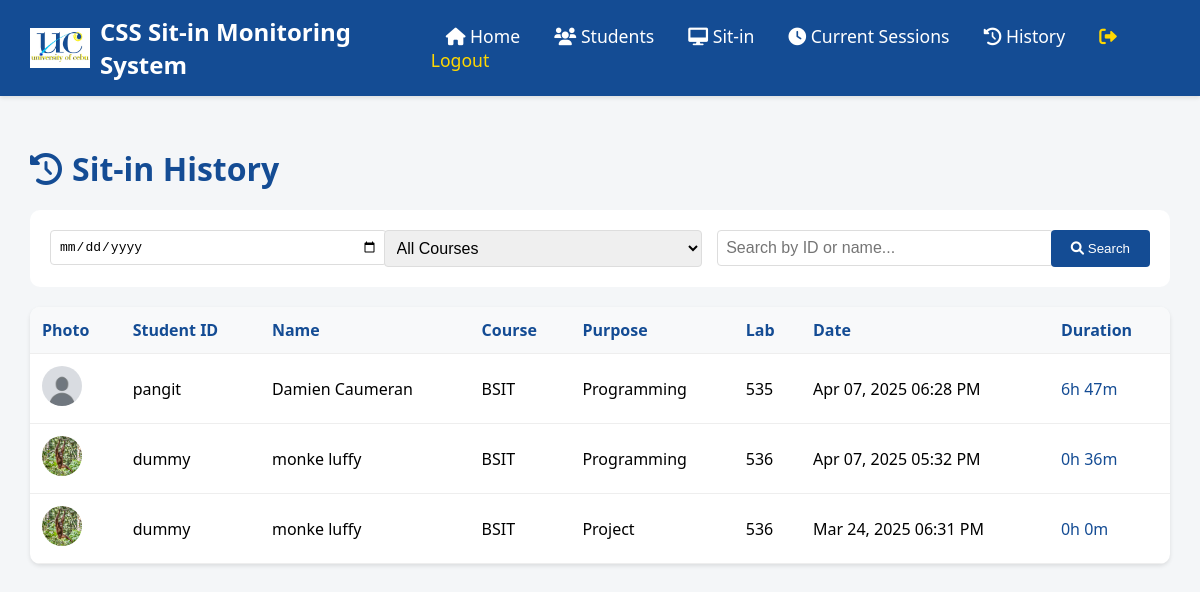
The page /admin_sitin_history.php (signed in) on the database its author committed.
### tables this page shows
CREATE TABLE `sitin` (
  `id` int(11) NOT NULL,
  `student_id` varchar(50) NOT NULL,
  `purpose` varchar(100) NOT NULL,
  `lab` varchar(50) NOT NULL,
  `sessions` int(11) NOT NULL,
  `date_created` datetime DEFAULT current_timestamp(),
  `end_time` datetime DEFAULT NULL,
  `status` varchar(20) DEFAULT 'active'
);

CREATE TABLE `users` (
  `ID` int(11) NOT NULL,
  `Lastname` varchar(255) NOT NULL,
  `Firstname` varchar(255) NOT NULL,
  `Midname` varchar(255) NOT NULL,
  `course` varchar(50) NOT NULL,
  `year_level` int(11) NOT NULL,
  `username` varchar(255) NOT NULL,
  `password` varchar(255) NOT NULL,
  `PROFILE_IMG` varchar(255) DEFAULT 'images/default.jpg',
  `role` varchar(20) DEFAULT 'user',
  `sessions_remaining` int(11) DEFAULT 30
);

### admin_sitin_history.php (the view, shortened to what this page needs)
<?php
include("connect.php");
$date_filter = isset($_GET['date']) ? $_GET['date'] : '';
$search = isset($_GET['search']) ? $_GET['search'] : '';
$query = "SELECT s.*, u.Firstname, u.Lastname, u.PROFILE_IMG, u.course, u.year_level
          FROM sitin s
          JOIN users u ON s.student_id = u.username
          WHERE s.status = 'completed'";
$query .= " ORDER BY s.date_created DESC";
$stmt = mysqli_prepare($conn, $query);
mysqli_stmt_execute($stmt);
$result = mysqli_stmt_get_result($stmt);
?>
<!DOCTYPE html>
<html lang="en">
<head>
    <link rel="stylesheet" href="https://cdnjs.cloudflare.com/ajax/libs/font-awesome/6.0.0/css/all.min.css">
</head>
<body>
    <div class="navbar">
        <a href="#" class="navbar-brand">
            <img src="UC logo.jpg" alt="UC Logo">
            CSS Sit-in Monitoring System
        </a>
        <div class="navbar-links">
            <a href="admin_dashboard.php"><i class="fas fa-home"></i> Home</a>
            <a href="admin_students.php"><i class="fas fa-users"></i> Students</a>
            <a href="admin_sitin.php"><i class="fas fa-desktop"></i> Sit-in</a>
            <a href="admin_current_sitin.php"><i class="fas fa-clock"></i> Current Sessions</a>
            <a href="admin_sitin_history.php"><i class="fas fa-history"></i> History</a>
            <a href="logout.php" style="color: var(--accent-color);"><i class="fas fa-sign-out-alt"></i> Logout</a>
        </div>
    </div>
    <div class="main-content">
        <h1 class="page-title">
            <i class="fas fa-history"></i>
            Sit-in History
        </h1>
        <form method="GET" class="filters">
            <div class="filter-item">
                <input type="date" name="date" value="<?php echo htmlspecialchars($date_filter); ?>">
            </div>
            <div class="filter-item">
                <select name="course">
                    <option value="">All Courses</option>
                </select>
            </div>
            <div class="filter-item">
                <input type="text" name="search" placeholder="Search by ID or name..." value="<?php echo htmlspecialchars($search); ?>">
            </div>
            <button type="submit" class="search-btn">
                <i class="fas fa-search"></i> Search
            </button>
        </form>
        <?php if (mysqli_num_rows($result) > 0): ?>
            <table class="history-table">
                <thead>
                    <tr>
                        <th>Photo</th>
                        <th>Student ID</th>
                        <th>Name</th>
                        <th>Course</th>
                        <th>Purpose</th>
                        <th>Lab</th>
                        <th>Date</th>
                        <th>Duration</th>
                    </tr>
                </thead>
                <tbody>
                    <?php while($session = mysqli_fetch_assoc($result)):
                        $start_time = strtotime($session['date_created']);
                        $end_time = strtotime($session['end_time']);
                        $duration = $end_time - $start_time;
                        $hours = floor($duration / 3600);
                        $minutes = floor(($duration % 3600) / 60);
                    ?>
                    <tr>
                        <td>
                            <img src="<?php echo !empty($session['PROFILE_IMG']) ? htmlspecialchars($session['PROFILE_IMG']) : 'images/default.jpg'; ?>"
                                 alt="Student Photo"
                                 class="student-avatar">
                        </td>
                        <td><?php echo htmlspecialchars($session['student_id']); ?></td>
                        <td><?php echo htmlspecialchars($session['Firstname'] . ' ' . $session['Lastname']); ?></td>
                        <td><?php echo htmlspecialchars($session['course']); ?></td>
                        <td><?php echo htmlspecialchars($session['purpose']); ?></td>
                        <td><?php echo htmlspecialchars($session['lab']); ?></td>
                        <td><?php echo date('M d, Y h:i A', strtotime($session['date_created'])); ?></td>
                        <td class="duration"><?php echo "{$hours}h {$minutes}m"; ?></td>
                    </tr>
                    <?php endwhile; ?>
                </tbody>
            </table>
        <?php endif; ?>
    </div>
</body>
</html>

### admin_sitin_history.php (style rules this page uses)
:root { --primary-color: #144c94; --secondary-color: #2c6a85; --accent-color: #ffd700; --light-bg: #f4f6f8; }
body { font-family: 'Segoe UI', Tahoma, Geneva, Verdana, sans-serif; margin: 0; padding: 0; background-color: var(--light-bg); }
.navbar { background-color: var(--primary-color); padding: 15px 30px; display: flex; justify-content: space-between; align-items: center; box-shadow: 0 2px 4px rgba(0,0,0,0.1); }
.navbar-brand { display: flex; align-items: center; color: white; text-decoration: none; font-size: 1.5em; font-weight: bold; }
.navbar-brand img { height: 40px; margin-right: 10px; }
.navbar-links a { color: white; text-decoration: none; margin: 0 15px; font-size: 1.1em; transition: color 0.3s; }
.main-content { padding: 30px; max-width: 1200px; margin: 0 auto; }
.page-title { margin-bottom: 20px; color: var(--primary-color); display: flex; align-items: center; gap: 10px; }
.filters { background: white; padding: 20px; border-radius: 10px; margin-bottom: 20px; display: flex; gap: 15px; flex-wrap: wrap; }
.filter-item { flex: 1; min-width: 200px; }
.filter-item input, .filter-item select { width: 100%; padding: 8px; border: 1px solid #ddd; border-radius: 4px; font-size: 1em; }
.search-btn { background-color: var(--primary-color); color: white; border: none; padding: 8px 20px; border-radius: 4px; cursor: pointer; transition: background-color 0.3s; }
.history-table { width: 100%; border-collapse: collapse; background: white; border-radius: 10px; overflow: hidden; box-shadow: 0 2px 4px rgba(0,0,0,0.1); }
.history-table th, .history-table td { padding: 12px; text-align: left; border-bottom: 1px solid #eee; }
.history-table th { background-color: #f8f9fa; font-weight: 600; color: var(--primary-color); }
.student-avatar { width: 40px; height: 40px; border-radius: 50%; object-fit: cover; }
.duration { font-weight: 500; color: var(--primary-color); }

### rows shown on the page
sitin: users.PROFILE_IMG (placeholder picture), student "pangit", users.Firstname+Lastname "Damien Caumeran", users.course "BSIT", purpose "Programming", lab "535", date_created "Apr 07, 2025 06:28 PM", hours "6", minutes "47"
sitin: users.PROFILE_IMG (picture), student "dummy", users.Firstname+Lastname "monke luffy", users.course "BSIT", purpose "Programming", lab "536", date_created "Apr 07, 2025 05:32 PM", hours "0", minutes "36"
sitin: users.PROFILE_IMG (picture), student "dummy", users.Firstname+Lastname "monke luffy", users.course "BSIT", purpose "Project", lab "536", date_created "Mar 24, 2025 06:31 PM", hours "0", minutes "0"
